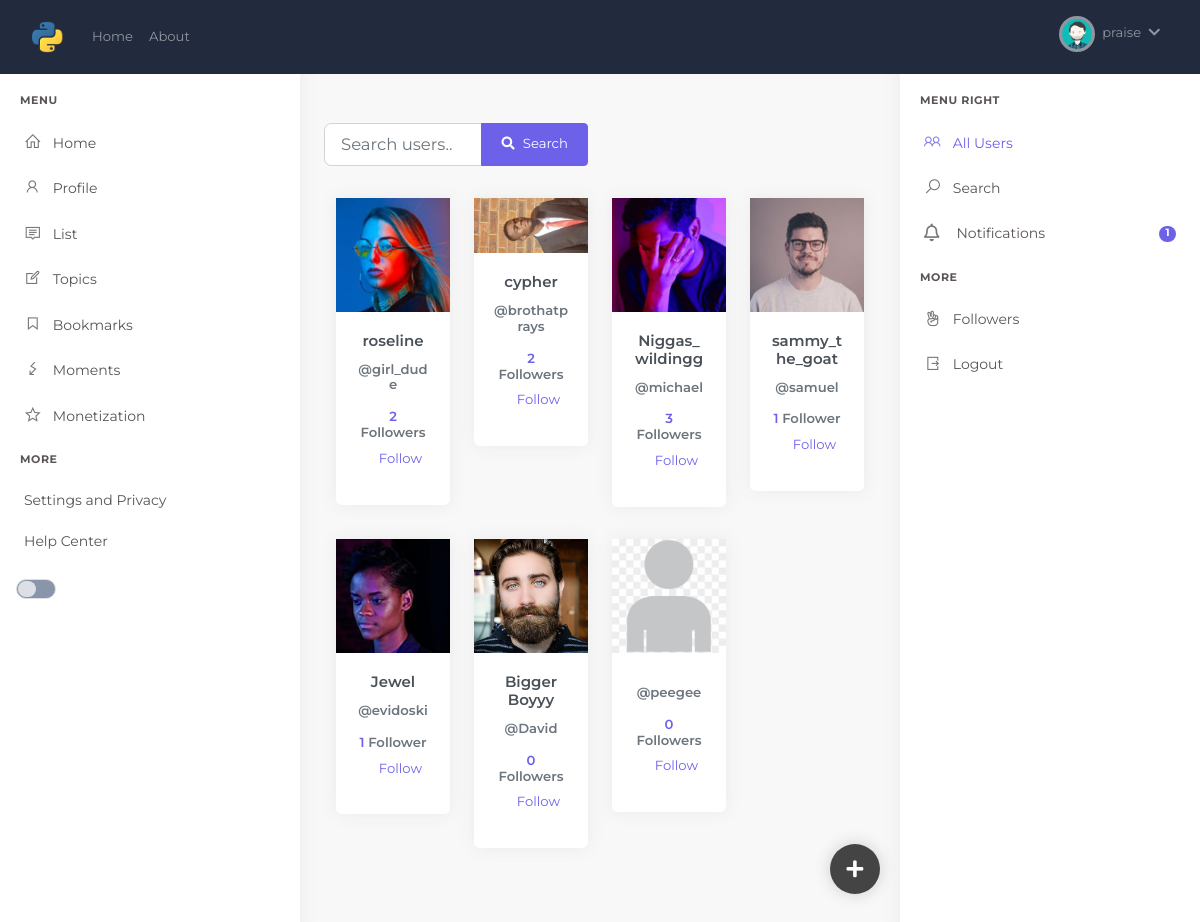
/users/ (signed in), run on the app's committed database.
### users/models.py (models this page shows, shortened)
class Profile(models.Model):
    user = models.OneToOneField(User, on_delete=models.CASCADE)
    displayname = models.CharField('Name', default='', max_length=25, blank=True, null=True)
    slug = AutoSlugField(populate_from='user', null=True)
    bio = models.TextField(default='', blank=True, null=True)
    birthday = models.DateField('Birthday', blank=True, null=True)
    image = models.ImageField(default='default.png', upload_to='profile_pics', blank=True, null=True)
    coverimage = models.ImageField(default='default.png', upload_to='cover_pics', blank=True, null=True)
    followers = models.ManyToManyField("Profile", blank=True)
    def get_absolute_url(self):
        return "/users/profile/{}".format(self.slug)

### users/views.py (the view)
# urls.py: path('users/', user_views.users_list, name='users_list'),
@login_required
def users_list(request):
    user=request.user
    users = Profile.objects.exclude(user=request.user)
    my_followers = request.user.profile.followers.all()
    rec_follow_requests = FollowRequest.objects.filter(to_user=user)
    sent_to = []
    followers = []
    for user in my_followers:
        follower = user.followers.all()
        for f in follower:
            if f in followers:
                follower = follower.exclude(user=f.user)
        followers += follower
    for i in my_followers:
        if i in followers:
            followers.remove(i)
    if request.user.profile in followers:
        followers.remove(request.user.profile)
    random_list = random.sample(list(users), min(len(list(users)), 10))
    for r in random_list:
        if r in followers:
            random_list.remove(r)
    followers += random_list
    context = {
        'users': followers,
        'sent': sent_to,
        'my_followers': my_followers,
        'rec_follow_requests': rec_follow_requests
    }
    return render(request, "users/users_list.html", context)

### users/templates/users/users_list.html
{% extends "blog/base.html" %}
{% block content %}
<div class="main-content">
    <div class="page-content">
        <div class="container-fluid">
            {% block searchform %}
            <div class="row ">
                <div class="col-12 col-sm-12 col-md-4 col-xl-6">
                            <form class=" my-2 my-lg-0" action="{% url 'search_users' %}" method="get">
                                <div class="form-group">
                                    <div class="input-group h-100"  >
                                        <input type="text" class="form-control form-control-lg" name="q" placeholder="Search users.." aria-label="Search users..">
                                        <div class="input-group-append">
                                            <button class="btn btn-primary waves-effect waves-light" type="submit"><i class="fas fa-search mr-2"></i>Search</button>
                                        </div>
                                    </div>
                                </div>
                            </form>
                </div>
            </div>
            {% endblock searchform %}
                <div class="container">
                    <div class="row">
                        {% if users %}
                            {% for user_p in users %}
                                <div class="col-md-3">
                                    <div class="card-deck-wrapper">
                                        <div class="card-deck">
                                            <div class="card card-signin card-animate my-3">
                                                <a href="{{ user_p.get_absolute_url }}"><img class="card-img-top" src="{{ user_p.image.url }}" alt=""/></a>
                                                <div class="card-body">
                                                <h5 class="card-title text-center">{{ user_p.displayname }}</h5>
                                                <h6 class="text-center">
                                                    <a href="{{ user_p.get_absolute_url }}"><p class="text-muted"><span>@</span>{{user_p.user}}</p></a>
                                                </h6>
                                                <h6 class="text-center">
                                                    <a href="/users/followers/{{user_p.id}}">
                                                    {{ user_p.followers.count }}<span class="text-muted"> Follower{{ user_p.followers.count|pluralize }}</span></a>
                                                </h6>
                                                    {% if not user_p.user in sent %}
                                                        <p class="float-right">
                                                            <a class=" mr-2" href="{% url 'send_follower_request' user_p.id %}">Follow</a>
                                                        </p>
                                                    {% else %}
                                                        <p class="float-right">
                                                            <a class=" mr-2" href="/users/follow-request/cancel/{{u.id}}">Cancel Request</a>
                                                        </p>
                                                    {% endif %}
                                                </div>
                                            </div>
                                        </div>
                                    </div>
                                </div>
                            {% endfor %}
                        {% else %}
                            <br /><br />
                            <h2><i>No new people found!</i></h2>
                        {% endif %}
                    </div>
                </div>
        </div>
    </div>
        {% if user.is_authenticated %}
            <div>
                    <a href="{% url 'post-create' %}">
                        <i class="fas fa-plus add_new"></i>
                    </a>
            </div>
        {% endif %}
</div>
{% endblock content %}

### blog/templates/blog/base.html (shortened to what this page needs)
{% load static %}
<!doctype html>
<html>
    <head>
        <link rel="stylesheet" href="" type="text/css">
        <link rel="stylesheet" href="{% static 'blog/plugins/dropify/dropify.min.css' %}" type="text/css">
            <link rel="stylesheet" type="text/css" href="{% static 'blog/main.css' %}">
            <link rel="stylesheet" type="text/css" href="{% static 'blog/fontawesome5/css/all.css' %}">
            <link rel="stylesheet" type="text/css" href="{% static 'blog/line-awesome/css/line-awesome.css' %}">
        <link rel="stylesheet" href="{% static 'blog/plugins/select2/select2.min.css' %}" type="text/css">
        <link rel="stylesheet" href="{% static 'blog/plugins/bootstrap-datepicker/bootstrap-datepicker.min.css' %}" type="text/css">
        <link rel="stylesheet" href="{% static 'blog/plugins/icons.min.css' %}" type="text/css">
        <link rel="stylesheet" href="{% static 'blog/plugins/bootstrap.min.css' %}" type="text/css">
        <link rel="stylesheet" href="{% static 'blog/plugins/theme.min.css' %}" type="text/css">
    </head>
    <body>
        <nav class="navbar navbar-expand-lg navbar-dark bg-dark sticky-top">
            <div class="container-fluid">
              <a class="navbar-brand" href="/">
                  <img src="{% static 'blog/logo3.png' %}" width="40px"/>
              </a>
              <div class="collapse navbar-collapse" id="navbarSupportedContent">
                <ul class="navbar-nav mr-auto">
                  <li class="nav-item">
                    <a class="nav-link" href="{% url 'blog-home' %}">Home <span class="sr-only">(current)</span></a>
                  </li>
                  <li class="nav-item">
                    <a class="nav-link" href="{% url 'blog-about' %}">About</a>
                  </li>
                </ul>
                <ul class="navbar-nav">
                    {% if user.is_authenticated %}
                          <li class="nav-item dropdown">
                            <a class="nav-link navbar-link waves-effect" href="javascript:void(0)" id="page-header-user-dropdown" data-toggle="dropdown" aria-haspopup="true" aria-expanded="false">
                                <img width="30px" class="rounded-circle header-profile-user" src="{{ user.profile.image.url }}"  />
                                <span class="d-none d-sm-inline-block ml-1 font-size-13">{{user.username}}</span>
                                <span class="icon icon-small mx-1"><span class="fas fa-chevron-down"></span></span>
                            </a>
                        </li>
                    {% else %}
                      <li class="nav-item"><a class="nav-link" href="{% url 'login' %}">Login</a></li>
                      <li class="nav-item"><a class="nav-link" href="{% url 'register' %}">Register</a></li>
                    {% endif %}
                </ul>
              </div>
            </div>
        </nav>
        <div id="layout-wrapper">
<div class="">
                <div class="vertical-menu left-menu" id="">
                    <div data-simplebar class="h-100">
                        <div class="navbar-brand-box">
                            <a href="index.html" class="logo">
                            </a>
                        </div>
                        <div id="sidebar-menu">
                            <ul class="metismenu list-unstyled" id="side-menu">
                                <li class="menu-title">Menu</li>
                                <li><a href="{% url 'blog-home' %}" class="waves-effect d-flex align-items-center"><i class="la la-home"></i><span>Home</span></a></li>
                                <li>
                                    <a href="{% url 'profile' %}"  class="waves-effect d-flex align-items-center"><i class="la la-user"></i><span>Profile</span></a>
                                </li>
                                <li><a href="#" class="waves-effect d-flex align-items-center"><i class="la la-comment"></i><span>List</span></a></li>
                                <li><a href="#" class="waves-effect d-flex align-items-center"><i class="la la-pencil-square"></i><span>Topics</span></a></li>
                                <li><a href="#" class="waves-effect d-flex align-items-center"><i class="la la-bookmark"></i><span>Bookmarks</span></a></li>
                                <li><a href="#" class="waves-effect d-flex align-items-center"><i class="la la-flash"></i><span>Moments</span></a></li>
                                <li><a href="#" class="waves-effect d-flex align-items-center"><i class="la la-star-o"></i><span>Monetization</span></a></li>
                                <li class="menu-title">More</li>
                                <li><a href="#" class=" waves-effect"><span>Settings and Privacy</span></a></li>
                                <li>
                                    <a href="#" class="waves-effect"><span>Help Center</span></a>
                                </li>
                                {% if user.is_authenticated %}
                                    <li>
                                        <div class="theme-switch">
                                            <label class="theme-switch_label" for="themeSwitchToggle"></label>
                                        </div>
                                    </li>
                                {% endif %}
                            </ul>
                        </div>
                    </div>
                </div>
                        {% block content %}
                        {% endblock %}
                        <div class="vertical-menu right-menu" id="vertical-menu-right">
                            <div data-simplebar class="h-100">
                                <div class="navbar-brand-box">
                                    <a href="index.html" class="logo">
                                    </a>
                                </div>
                                <div id="sidebar-menu">
                                    <ul class="metismenu list-unstyled" id="side-menu">
                                        <li class="menu-title">Menu Right</li>
                                        <li><a href="{% url 'users_list' %}" class="waves-effect d-flex align-items-center"><i class="la la-users"></i><span>All Users</span></a></li>
                                        <li><a href="{% url 'search_users' %}" class="waves-effect d-flex align-items-center"><i class="la la-search"></i><span>Search</span></a></li>
                                        <li>
                                            <a href="{% url 'notification' %}" class="waves-effect"><i class="far fa-bell"></i>
                                                {% if rec_follow_requests %}
                                                    <span class="badge badge-pill badge-primary float-right">
                                                        {{ rec_follow_requests.count }}
                                                    </span>
                                                {% else %}
                                                    <span class="badge badge-pill badge-primary float-right"></span>
                                                {% endif %}
                                            <span>Notifications</span>
                                            </a>
                                        </li>
                                        {% if request.user.is_authenticated %}
                                            <li class="menu-title">More</li>
                                            <li><a href="{% url 'follower_list' %}" class=" waves-effect"><i class="la la-hand-peace-o"></i><span>Followers</span></a></li>
                                            <li>
                                                <a href="{% url 'logout' %}" class="waves-effect"><i class="la la-sign-out"></i><span>Logout</span></a>
                                            </li>
                                        {% endif %}
                                    </ul>
                                </div>
                            </div>
                        </div>
    </div>
    </div>
    </body>
</html>

### blog/static/blog/main.css (style rules this page uses)
body { background: #fafafa; color: #333333; margin-top: 5rem; }
h1, h2, h3, h4, h5, h6 { color: #444444; }
ul { margin: 0; }

### blog/templates/blog/base.html (style rules this page uses)
.page-content { padding: calc(25px + 24px) calc(24px / 2) 70px calc(24px / 2); }
.add_new { opacity: 0.5; -webkit-animation: dominion-scrolltop-show-animation 0.4s ease-out 1; animation: dominion-scrolltop-show-animation 0.4s ease-out 1; display: -webkit-box; display: -ms-flexbox; display: flex; color: white; text-decoration: none; font-size: 1.2rem; }
.add_new { -webkit-box-pack: center; -ms-flex-pack: center; justify-content: center; -webkit-box-align: center; -ms-flex-align: center; align-items: center; width: 50px; height: 50px; position: fixed; bottom: 40px; right: 320px; cursor: pointer; z-index: 999; background: #444444; -webkit-box-shadow: 0 0 15px 1px rgba(69, 65, 78, 0.2); box-shadow: 0 0 15px 1px rgba(69, 65, 78, 0.2); opacity: 1; -webkit-transition: all 0.3s; transition: all 0.3s; border-radius: 50%; }
.main-content { margin-left: 300px; margin-right: 300px; overflow: hidden; }
.vertical-menu { width:300px; transition: all .4s; }
.vertical-menu.right-menu { float:right; right: 0; }
.vertical-menu.left-menu { left:0; }
.theme-switch { display: flex; justify-content: flex-start; position: relative; z-index: 0; padding: 1rem; }
.theme-switch_label { outline: 0; display: block; width: 3em; height: 1.5em; position: relative; cursor: pointer; -webkit-user-select: none; -moz-user-select: none; -ms-user-select: none; user-select: none; padding: 1px; background-color: #8996a9; border: 1px solid #dcdfe5; border-radius: 2em; transition: all 0.2s ease; }
.theme-switch_label::after { content: ""; display: block; position: relative; width: 50%; height: 100%; background-color: #dcdfe5; border-radius: 1em; transition: all 0.2s ease; }

### data on the page
Profile: image (picture), displayname "roseline", user "girl_dude", followers.count "2", shows "Follow"
Profile: image (picture), displayname "cypher", user "brothatprays", followers.count "2", shows "Follow"
Profile: image (picture), displayname "Niggas_wildingg", user "michael", followers.count "3", shows "Follow"
Profile: image (picture), displayname "sammy_the_goat", user "samuel", followers.count "1", shows "Follow"
Profile: image (picture), displayname "Jewel", user "evidoski", followers.count "1", shows "Follow"
Profile: image (picture), displayname "Bigger Boyyy", user "David", followers.count "0", shows "Follow"
Profile: image (placeholder picture), user "peegee", followers.count "0", shows "Follow"

### other printed values
{{ user.username }} "praise"
{{ rec_follow_requests.count }} "1"
